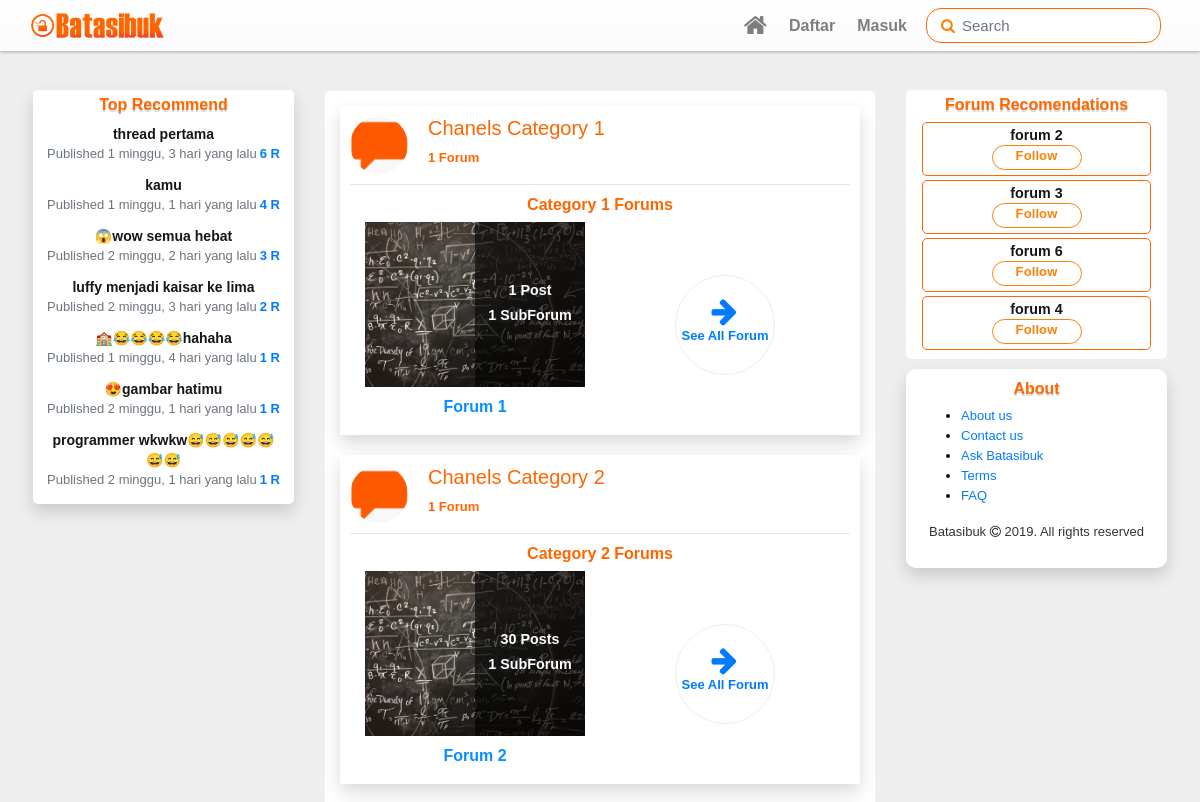
Before: /forum/ (upper part) with the older database file.
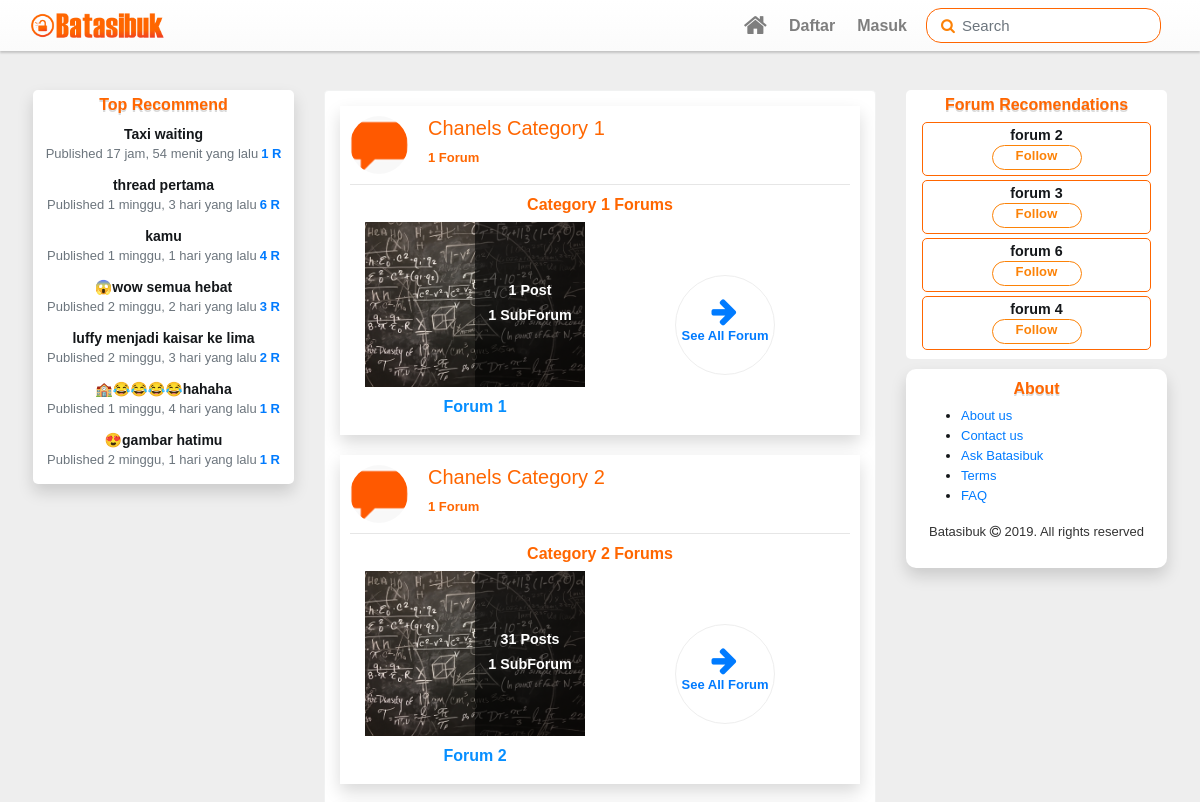
After: the same page with the newer database file.
### batasibuk_forum/models.py (models this page shows, shortened)
class Votable(models.Model):
	class Meta:
		abstract=True
	votes=GenericRelation(Vote,content_type_field='vote_type',object_id_field='vote_id')
	upvotes=models.IntegerField(default=0,blank=True)
	downvotes=models.IntegerField(default=0,blank=True)
	vote_self=False

class Post(Votable):
	objects=PostsManager()
	forum_post_type=models.ForeignKey(ContentType,on_delete=models.PROTECT,related_name='_forum_posts')
	forum_post_id=models.PositiveIntegerField()
	content_forum_post=GenericForeignKey('forum_post_type','forum_post_id')
	author=models.ForeignKey(User,related_name='posts',on_delete=models.PROTECT)
	created=models.DateTimeField(auto_now_add=True)
	updated=models.DateTimeField(auto_now=True)
	updated_by=models.ForeignKey(User,blank=True,null=True,on_delete=models.PROTECT)
	post_title=models.CharField(max_length=255)
	body=RichTextUploadingField(blank=True,
								config_name='post_thread',
								external_plugin_resources=[(
									'emoji',
									'/static/ckeditor_plugins/emoji/',
									'plugin.js')]
								)
	post_slug=models.SlugField(max_length=255,blank=True,editable=False)
	status=models.IntegerField(choices=(
		(0,'Draft'),
		(1,'Post')
		),default=0)
	views=models.IntegerField(blank=True,default=0)

class Category(models.Model):
	def image_path(instance,imagename):
		base_name,ext=os.path.splitext(imagename)
		return f"logo_channel/{time.strftime('%y%m%d%H%M%S')}{ext}"
	name=models.CharField(max_length=80)
	groups=models.ManyToManyField(Group,blank=True)
	position=models.IntegerField(blank=True,default=0)
	channel_logo=models.ImageField(default='',blank=True,upload_to=image_path)

class Followble(models.Model):
	class Meta:
		abstract=True
	followers=GenericRelation(Follow,content_type_field='forum_type',object_id_field='forum_id')

class Forum(Followble):
	def image_path(instance,imagename):
		base_name,ext=os.path.splitext(imagename)
		return f"logo_image/{time.strftime('%y%m%d%H%M%S')}{ext}"
	category=models.ForeignKey(Category,related_name='forums',blank=True,null=True,on_delete=models.PROTECT)
	name=models.CharField(max_length=80)
	position=models.IntegerField(blank=True,default=0)
	description=models.TextField(blank=True,default='')
	moderators=models.ManyToManyField(User,blank=True)
	updated=models.DateTimeField(auto_now=True)
	posts=GenericRelation(Post,content_type_field='forum_post_type',object_id_field='forum_post_id',related_query_name='post_forum')
	post_count=models.IntegerField(blank=True,default=0)
	forum_logo=models.ImageField(default='',upload_to=image_path)

### batasibuk_forum/views.py (the view)
# urls.py: path('',HomeForumsView.as_view(),name='home'),
class HomeForumsView(ListView):
	model= Category
	template_name='batasibuk_forum/home.html'
	context_object_name='categorys'
	extra_context={
		'title':'forum'
	}

### batasibuk_forum/models.py (called while the page is built)
	def get_top_recommend(self):
		posts=Post.objects.all()
		for post in posts:
			c_recommends=post.post_recommends.all().count()
			time_since=math.floor((datetime.datetime.now().timestamp()-post.created.timestamp())/3600)
			post.score=(c_recommends)/(time_since+2)**1.8
			if c_recommends==0:
				post.score=(c_recommends-1)/(time_since+2)**1.8
		posts=sorted(posts,key=lambda t:t.score,reverse=True)
		if len(posts)>10:
			return posts[0:7]
		return posts

### batasibuk_forum/templatetags/top_recommend.py (called while the page is built)
@register.inclusion_tag('snippets/post_recommends.html')
def top_recommend():
	posts=Post.objects.get_top_recommend()
	context={
		'posts':posts,
	}
	return context

@register.inclusion_tag('snippets/forum_recommend.html')
def forum_recommend(request):
	forum=Forum.objects.all()
	if request.user.is_authenticated:
		forum=Forum.objects.exclude(followers__follower=request.user)
	for f in forum:
		f.count_followers=f.followers.all().count()
	recommend_forum=sorted(forum,key=lambda c:c.count_followers,reverse=True)
	if len(recommend_forum)>4:
		recommend_forum=recommend_forum[0:4]
	return {'request':request,'forums':recommend_forum}

### batasibuk_forum/templates/batasibuk_forum/home.html (shortened to what this page needs)
{% extends "base.html" %}
{% load static %}
{% load top_recommend %}
{% block get_in_head %}
	<link rel="stylesheet" type="text/css" href="{% static "css/forum_home.css" %}">
{% endblock get_in_head %}
{% block main_content %}
<div class="row">
	<div class="col-md-3 d-none d-md-block order-md-1">
    	{%top_recommend%}
    </div>
    <div class="col-md-6 order-1 order-md-2 ">
            <div class="chanels-card">
            {% for category in categorys  %}
				<div class="chanel-detail shadow">
                 	<img src="/media/logo_image/190331210525.png" alt="user" class="chanel-logo" />
                  <div class="channel-info">
                  	<a href="{% url "channel" id_channel=category.id name_channel=category.name%}" class="remove-link-format">
                    <h5 class="channel-title">Chanels {{category.name|capfirst}}</h5>
                    	<p>{{category.forums.all.count}} Forum{{category.forums.all.count|pluralize}}</p>
                    </a>
                  </div>
                  <div class="hr-custom clearfix"></div>
                  <div class="chanel-forum container-fluid">
                    	<h6>{{category.name|capfirst}} Forums </h6>
                    	<div class="row">
                    	{% for forum in category.forums.all %}
	                    		<div class="forum-detail col-sm-6">
	                    			<a href="{% url "forum:forumview" id_forum=forum.id name_forum=forum.name %}" class="remove-link-format">
		                    		<div class="forum-info">
		                    			<img src="/media/logo_image/logocoba.jpg" class="img-fluid forum-logo">
		                    			<div class="forum-posts d-flex flex-column justify-content-center">
		                    				<p>{{forum.posts.all.count}} Post{{forum.posts.all.count|pluralize}}</p>
		                    				<p>{{forum.subforums.all.count}} SubForum{{forum.subforum.all.count|pluralize}}</p>
		                    			</div>
		                    		</div>
									<p>{{forum.name|capfirst}}</p>
									</a>
								</div>
						{% endfor %}
						<div class="col-sm-6 d-flex align-items-center justify-content-center">
							<a href="{% url "channel" id_channel=category.id name_channel=category.name %}" class="link-all-forum">
								<p>
									<i class="fa fa-arrow-right"></i>
									See All Forum
								</p>
							</a>
						</div>
						</div>
                  </div>
                </div>
			{% endfor %}
            </div>
    </div>
    <div class="col-md-3 order-2 order-md-3">
      {%forum_recommend request%}
	   	{% include "snippets/footer.html" %}
	 </div>
</div>
{% endblock main_content %}

### templates/snippets/post_recommends.html
<div class="trend-threads-card shadow">
  <h6>Top Recommend</h6>
  {% for thread  in posts %}
  	<div class="trend-thread">
      <a href="{% url 'thread' thread.post_slug thread.post_title %}" class="remove-link-format">
      	<p class="threads-title">{{thread.post_title}}</p >
      	<p class="thread-detail"><span class='text-muted'>Published {{thread.created|timesince}} yang lalu</span><span class="thread-r">{{thread.post_recommends.all.count}} R</span></p>
      </a>
  	</div>
  {% endfor %}
</div>

### templates/snippets/forum_recommend.html
{% load vote_follow_filter %}
<div class="suggest-forum-card">
  <h6 class="grey">Forum Recomendations</h6>
  {% for forum in forums  %}
  	<div class="follow-forum">
      <p><a href="{% url "forum:forumview" forum.id forum.name %}"class='remove-link-format'>{{forum.name}}</a></p>
      <a href="javascript:void(0)" class="btn btn-follow follow-this {%is_user_follow forum request %} " data-id='{{forum.id}}' data-action='forum'>{%is_user_follow forum request 'get_text'%}</a>
  </div>
  {% endfor %}
</div>

Changed rows visible on the page:
no longer on this page (row unchanged): Post: post_title "programmer wkwkw😅😅😅😅😅😅😅", created "2 minggu, 1 hari", post_recommends.all.count "1"
added Post: post_title "Taxi waiting", created "17 jam, 54 menit", post_recommends.all.count "1"
computed for Forum "Forum 2": posts.all.count "30" → "31"
